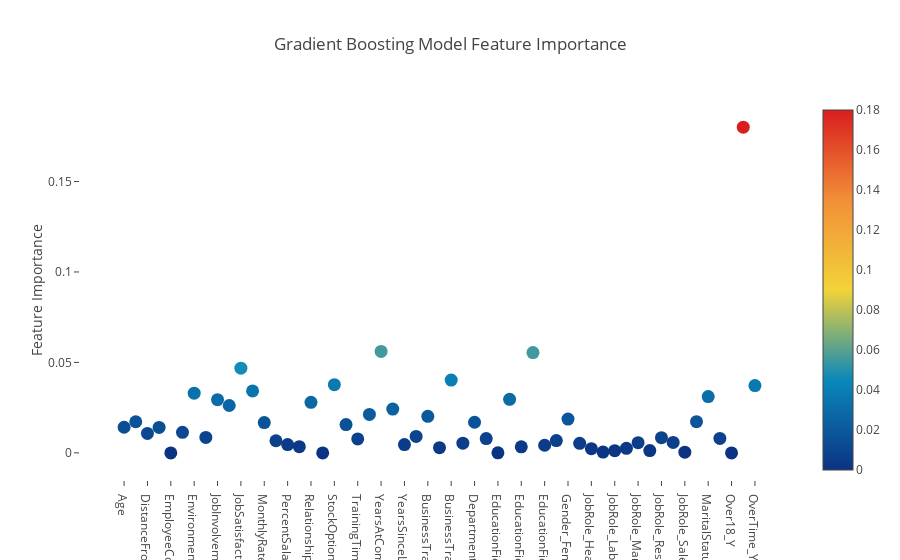

The notebook cell this image was saved under:
### Markdown cell above
### Feature Ranking via the Gradient Boosting Model

Much like the Random Forest, we can invoke the feature_importances_ attribute of the gradient boosting model and dump it in an interactive Plotly chart

### Code cell
# Scatter plot 
trace = go.Scatter(
    y = gb.feature_importances_,
    x = attrition_final.columns.values,
    mode='markers',
    marker=dict(
        sizemode = 'diameter',
        sizeref = 1,
        size = 13,
        #size= rf.feature_importances_,
        #color = np.random.randn(500), #set color equal to a variable
        color = gb.feature_importances_,
        colorscale='Portland',
        showscale=True
    ),
    text = attrition_final.columns.values
)
data = [trace]

layout= go.Layout(
    autosize= True,
    title= 'Gradient Boosting Model Feature Importance',
    hovermode= 'closest',
     xaxis= dict(
         ticklen= 5,
         showgrid=False,
        zeroline=False,
        showline=False
     ),
    yaxis=dict(
        title= 'Feature Importance',
        showgrid=False,
        zeroline=False,
        ticklen= 5,
        gridwidth= 2
    ),
    showlegend= False
)
fig = go.Figure(data=data, layout=layout)
py.iplot(fig,filename='scatter')

### Figure 1 — Plotly figure (JSON) as saved in the notebook; plotly's stock layout.template omitted (floating-point values rounded to 4 significant figures)
{"data": [{"marker": {"color": [0.01415, 0.0172, 0.01077, 0.01404, 0, 0.01138, 0.033, 0.00856, 0.02942, 0.02618, 0.04681, 0.03427, 0.01672, 0.006698, 0.004612, 0.003419, 0.02796, 0, 0.03769, 0.01566, 0.007702, 0.02126, 0.05607, 0.02422, 0.004612, 0.009076, 0.02023, 0.002875, 0.04022, 0.005346, 0.01692, 0.007927, 1.457e-05, 0.02961, 0.003352, 0.05546, 0.004201, 0.006791, 0.0187, 0.005278, 0.002304, 0.0004685, 0.00121, 0.002517, 0.005648, 0.001286, 0.008383, 0.005789, 0.0003697, 0.01722, 0.03112, 0.008004, 0, 0.1801, 0.0372], "colorscale": "Portland", "showscale": true, "size": 13, "sizemode": "diameter", "sizeref": 1}, "mode": "markers", "text": ["Age", "DailyRate", "DistanceFromHome", "Education", "EmployeeCount", "EmployeeNumber", "EnvironmentSatisfaction", "HourlyRate", "JobInvolvement", "JobLevel", "JobSatisfaction", "MonthlyIncome", "MonthlyRate", "NumCompaniesWorked", "PercentSalaryHike", "PerformanceRating", "RelationshipSatisfaction", "StandardHours", "StockOptionLevel", "TotalWorkingYears", "TrainingTimesLastYear", "WorkLifeBalance", "YearsAtCompany", "YearsInCurrentRole", "YearsSinceLastPromotion", "YearsWithCurrManager", "BusinessTravel_Non-Travel", "BusinessTravel_Travel_Frequently", "BusinessTravel_Travel_Rarely", "Department_Human Resources", "Department_Research & Development", "Department_Sales", "EducationField_Human Resources", "EducationField_Life Sciences", "EducationField_Marketing", "EducationField_Medical", "EducationField_Other", "EducationField_Technical Degree", "Gender_Female", "Gender_Male", "JobRole_Healthcare Representative", "JobRole_Human Resources", "JobRole_Laboratory Technician", "JobRole_Manager", "JobRole_Manufacturing Director", "JobRole_Research Director", "JobRole_Research Scientist", "JobRole_Sales Executive", "JobRole_Sales Representative", "MaritalStatus_Divorced", "MaritalStatus_Married", "MaritalStatus_Single", "Over18_Y", "OverTime_No", "OverTime_Yes"], "x": ["Age", "DailyRate", "DistanceFromHome", "Education", "EmployeeCount", "EmployeeNumber", "EnvironmentSatisfaction", "HourlyRate", "JobInvolvement", "JobLevel", "JobSatisfaction", "MonthlyIncome", "MonthlyRate", "NumCompaniesWorked", "PercentSalaryHike", "PerformanceRating", "RelationshipSatisfaction", "StandardHours", "StockOptionLevel", "TotalWorkingYears", "TrainingTimesLastYear", "WorkLifeBalance", "YearsAtCompany", "YearsInCurrentRole", "YearsSinceLastPromotion", "YearsWithCurrManager", "BusinessTravel_Non-Travel", "BusinessTravel_Travel_Frequently", "BusinessTravel_Travel_Rarely", "Department_Human Resources", "Department_Research & Development", "Department_Sales", "EducationField_Human Resources", "EducationField_Life Sciences", "EducationField_Marketing", "EducationField_Medical", "EducationField_Other", "EducationField_Technical Degree", "Gender_Female", "Gender_Male", "JobRole_Healthcare Representative", "JobRole_Human Resources", "JobRole_Laboratory Technician", "JobRole_Manager", "JobRole_Manufacturing Director", "JobRole_Research Director", "JobRole_Research Scientist", "JobRole_Sales Executive", "JobRole_Sales Representative", "MaritalStatus_Divorced", "MaritalStatus_Married", "MaritalStatus_Single", "Over18_Y", "OverTime_No", "OverTime_Yes"], "y": [0.01415, 0.0172, 0.01077, 0.01404, 0, 0.01138, 0.033, 0.00856, 0.02942, 0.02618, 0.04681, 0.03427, 0.01672, 0.006698, 0.004612, 0.003419, 0.02796, 0, 0.03769, 0.01566, 0.007702, 0.02126, 0.05607, 0.02422, 0.004612, 0.009076, 0.02023, 0.002875, 0.04022, 0.005346, 0.01692, 0.007927, 1.457e-05, 0.02961, 0.003352, 0.05546, 0.004201, 0.006791, 0.0187, 0.005278, 0.002304, 0.0004685, 0.00121, 0.002517, 0.005648, 0.001286, 0.008383, 0.005789, 0.0003697, 0.01722, 0.03112, 0.008004, 0, 0.1801, 0.0372], "type": "scatter", "uid": "1a038a7a-30e8-11eb-be37-0242ac130202"}], "layout": {"autosize": true, "hovermode": "closest", "showlegend": false, "title": "Gradient Boosting Model Feature Importance", "xaxis": {"showgrid": false, "showline": false, "ticklen": 5, "zeroline": false}, "yaxis": {"gridwidth": 2, "showgrid": false, "ticklen": 5, "title": "Feature Importance", "zeroline": false}}}
